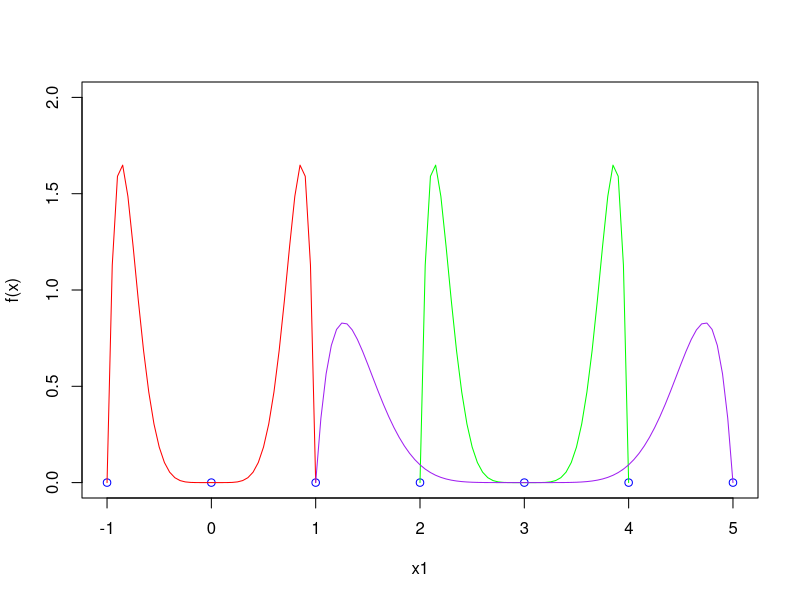

This figure's R source:
## ---- chunk 1
(5 + 6) / (7 * 3)
## ---- chunk 2
##the sequences for where each equation applies
x1 <- seq(-1,5,1)
x2 <- seq(-1,1,0.05)
x3 <- seq(2, 4, 0.05)
x4 <- seq(1,5,0.05)

##the plots themselves for each sequence
plot(x1, 0*x1,type="p", col="blue",ylab="f(x)",ylim=c(0,2)) #ylim=c(0,0.1)
lines(x2,(63/4)*(x2^6-x2^8), col="red")
lines(x3,(63/4)*((x3-3)^6 - (x3-3)^8), col="green")
lines(x4,(63/8)*(((x4-3)/2)^6 - ((x4-3)/2)^8), col="purple")
